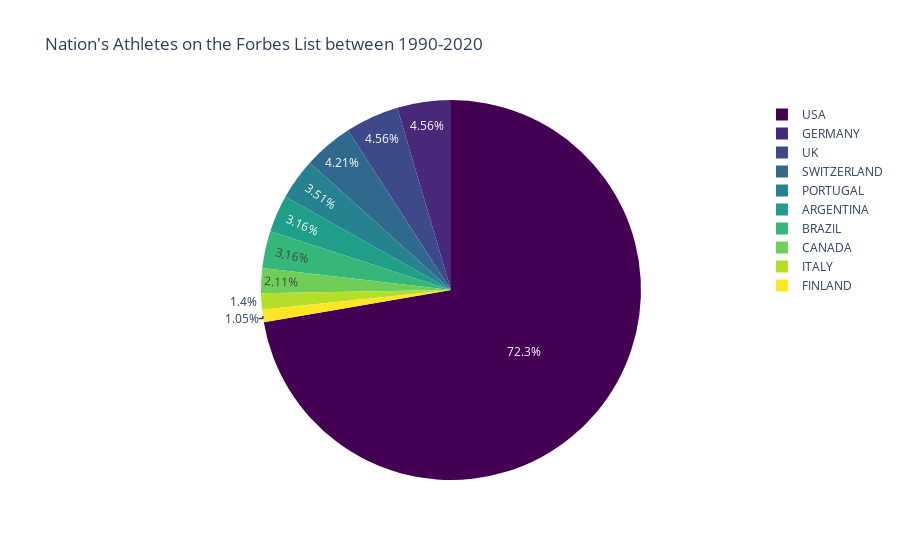

The code cell stored with this chart in its notebook:
### Code cell
px.pie(df_countries, 'Nationality', 'Count', 
       color_discrete_sequence=px.colors.sequential.Viridis, 
       title=" Nation's Athletes on the Forbes List between 1990-2020")

### Figure 1 — Plotly figure (JSON) as saved in the notebook; plotly's stock layout.template omitted (floating-point values rounded to 4 significant figures)
{"data": [{"domain": {"x": [0, 1], "y": [0, 1]}, "hovertemplate": "Nationality=%{label}<br>Count=%{value}<extra></extra>", "labels": ["USA", "GERMANY", "UK", "SWITZERLAND", "PORTUGAL", "ARGENTINA", "BRAZIL", "CANADA", "ITALY", "FINLAND"], "legendgroup": "", "name": "", "showlegend": true, "type": "pie", "values": [206, 13, 13, 12, 10, 9, 9, 6, 4, 3]}], "layout": {"legend": {"tracegroupgap": 0}, "piecolorway": ["#440154", "#482878", "#3e4989", "#31688e", "#26828e", "#1f9e89", "#35b779", "#6ece58", "#b5de2b", "#fde725"], "title": {"text": " Nation's Athletes on the Forbes List between 1990-2020"}}}
